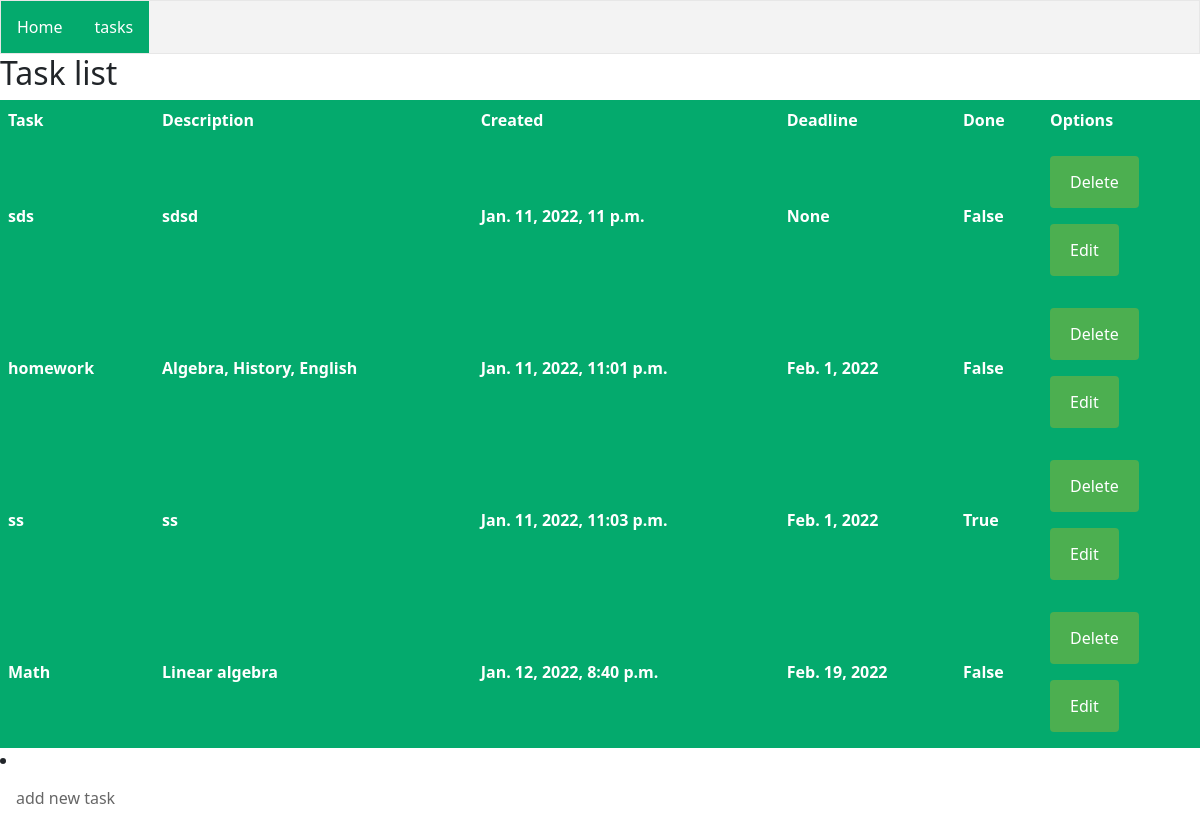
/tasks, run on an earlier commit of the app's database.
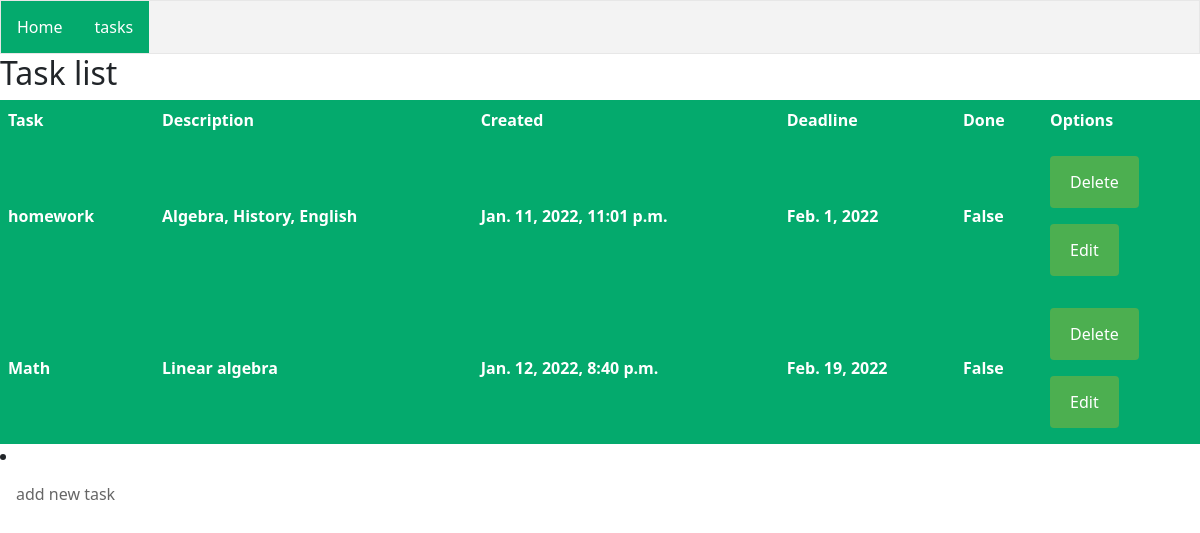
And on a later commit of the database.
### TaskApp/models.py (models this page shows, shortened)
class TaskModel(models.Model):
    title = models.CharField(max_length=30, verbose_name="Task", editable=True)
    description = models.CharField(max_length=250, null=True, blank=True, editable=True)
    created = models.DateTimeField(auto_now_add=True)
    deadline = models.DateField(null=True, blank=True)
    done = models.BooleanField(default=False, editable=True)
    def __str__(self):
        return self.title

### TaskApp/views.py (the view)
# urls.py: path('tasks', views.task_view, name='tasks'),
def task_view(request):
    tasks = TaskModel.objects.all()
    return render(request, 'tasks.html', {'tasks': tasks})

### templates/tasks.html (shortened to what this page needs)
{% extends 'index.html' %}
{% block body %}
<h2>Task list</h2>
<table>
    <tr>
        <th>Task</th>
        <th>Description</th>
        <th>Created</th>
        <th>Deadline</th>
        <th>Done</th>
        <th>Options</th>
    </tr>
{% for task in tasks %}
<tr>
    <th>{{ task.title }}</th>
    <th>{{ task.description }}</th>
    <th>{{ task.created }}</th>
    <th>{{ task.deadline }}</th>
    <th>{{ task.done }}</th>
    <th>
    <form action="{% url 'delete_task' %}" method="post">
        <label for="{{ task.id }}">
                <input type="submit" value="Delete"><br>
        </label>
    </form>
        <form action="{% url 'edit_task' task.id %}">
            <label for="{{ task }}">
                    <input type="submit" value="Edit">
            </label>
        </form>
    </th>
</tr>
{% endfor %}
</table>
   <li><a class="button" href="{% url 'add_task' %}">add new task</a></li>
{% endblock %}

### templates/index.html (shortened to what this page needs)
<!DOCTYPE html>
<head>
<link href="https://cdn.jsdelivr.net/npm/bootstrap@5.1.3/dist/css/bootstrap.min.css" rel="stylesheet">
</head>
<body>
<ul>
    <li><a class="active" href="/">Home</a></li>
    <li><a class="active" href="/tasks">tasks</a></li>
</ul>
{% block body %}
{% endblock %}
</body>

### templates/index.html (style rules this page uses)
input[type=submit] { width: 100%; background-color: #4CAF50; color: white; padding: 14px 20px; margin: 8px 0; border: none; border-radius: 4px; cursor: pointer; }
table { border-collapse: collapse; width: 100%; }
th, td { text-align: left; padding: 8px; }
tr:nth-child(even) { background-color: #f2f2f2 }
th { background-color: #04AA6D; color: white; }
ul { list-style-type: none; margin: 0; padding: 0; overflow: hidden; border: 1px solid #e7e7e7; background-color: #f3f3f3; }
li { float: left; }
li a { display: block; color: #666; text-align: center; padding: 14px 16px; text-decoration: none; }
li a.active { color: white; background-color: #04AA6D; }

What changed in the data, as far as the page shows it:
removed TaskModel: title "sds", description "sdsd", created "Jan. 11, 2022, 11 p.m.", deadline "None", done "False"
removed TaskModel: title "ss", description "ss", created "Jan. 11, 2022, 11:03 p.m.", deadline "Feb. 1, 2022", done "True"
